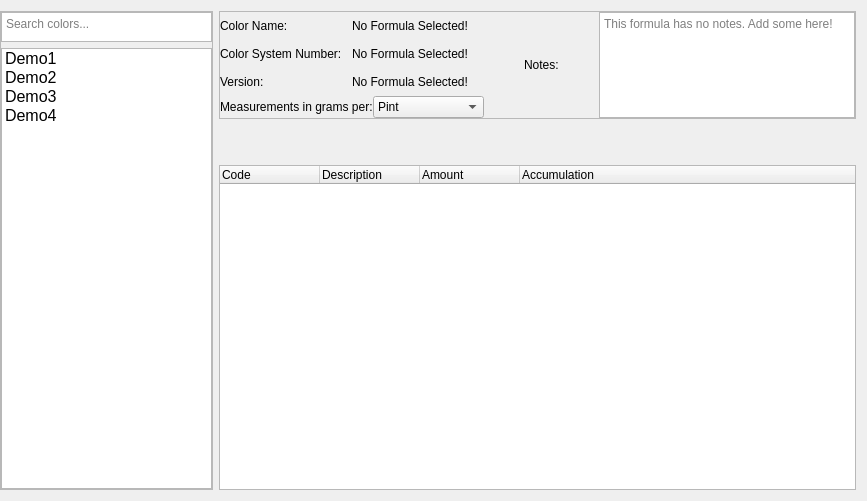
<?xml version="1.0" encoding="UTF-8"?>
<ui version="4.0">
 <class>Form</class>
 <widget class="QWidget" name="Form">
  <property name="geometry">
   <rect>
    <x>0</x>
    <y>0</y>
    <width>867</width>
    <height>501</height>
   </rect>
  </property>
  <property name="windowTitle">
   <string>Form</string>
  </property>
  <layout class="QHBoxLayout" name="horizontalLayout" stretch="1,3">
   <property name="leftMargin">
    <number>0</number>
   </property>
   <item>
    <widget class="QFrame" name="frame">
     <property name="frameShape">
      <enum>QFrame::StyledPanel</enum>
     </property>
     <property name="frameShadow">
      <enum>QFrame::Raised</enum>
     </property>
     <layout class="QVBoxLayout" name="verticalLayout_5">
      <property name="leftMargin">
       <number>0</number>
      </property>
      <property name="topMargin">
       <number>0</number>
      </property>
      <property name="rightMargin">
       <number>0</number>
      </property>
      <property name="bottomMargin">
       <number>0</number>
      </property>
      <item>
       <widget class="QPlainTextEdit" name="searchBox">
        <property name="maximumSize">
         <size>
          <width>16777215</width>
          <height>30</height>
         </size>
        </property>
        <property name="acceptDrops">
         <bool>false</bool>
        </property>
        <property name="verticalScrollBarPolicy">
         <enum>Qt::ScrollBarAlwaysOff</enum>
        </property>
        <property name="horizontalScrollBarPolicy">
         <enum>Qt::ScrollBarAlwaysOff</enum>
        </property>
        <property name="sizeAdjustPolicy">
         <enum>QAbstractScrollArea::AdjustToContents</enum>
        </property>
        <property name="lineWrapMode">
         <enum>QPlainTextEdit::WidgetWidth</enum>
        </property>
        <property name="centerOnScroll">
         <bool>false</bool>
        </property>
        <property name="placeholderText">
         <string>Search colors...</string>
        </property>
       </widget>
      </item>
      <item>
       <widget class="QListWidget" name="formulaList">
        <property name="font">
         <font>
          <family>Segoe UI</family>
          <pointsize>12</pointsize>
          <weight>50</weight>
          <italic>false</italic>
          <bold>false</bold>
         </font>
        </property>
        <property name="styleSheet">
         <string notr="true"/>
        </property>
        <property name="verticalScrollBarPolicy">
         <enum>Qt::ScrollBarAsNeeded</enum>
        </property>
        <property name="horizontalScrollBarPolicy">
         <enum>Qt::ScrollBarAlwaysOff</enum>
        </property>
        <property name="resizeMode">
         <enum>QListView::Adjust</enum>
        </property>
        <property name="currentRow">
         <number>-1</number>
        </property>
        <item>
         <property name="text">
          <string>Demo1</string>
         </property>
        </item>
        <item>
         <property name="text">
          <string>Demo2</string>
         </property>
        </item>
        <item>
         <property name="text">
          <string>Demo3</string>
         </property>
        </item>
        <item>
         <property name="text">
          <string>Demo4</string>
         </property>
        </item>
       </widget>
      </item>
     </layout>
    </widget>
   </item>
   <item>
    <layout class="QVBoxLayout" name="SelectedColor" stretch="1,0,3">
     <item>
      <widget class="QFrame" name="ColorInfo">
       <property name="frameShape">
        <enum>QFrame::StyledPanel</enum>
       </property>
       <property name="frameShadow">
        <enum>QFrame::Raised</enum>
       </property>
       <layout class="QHBoxLayout" name="horizontalLayout_7" stretch="1,0,0,0,0">
        <property name="spacing">
         <number>0</number>
        </property>
        <property name="leftMargin">
         <number>0</number>
        </property>
        <property name="topMargin">
         <number>0</number>
        </property>
        <property name="rightMargin">
         <number>0</number>
        </property>
        <property name="bottomMargin">
         <number>0</number>
        </property>
        <item>
         <layout class="QVBoxLayout" name="colorAttributes" stretch="1,1,1,1">
          <item>
           <layout class="QHBoxLayout" name="nameinfo">
            <item>
             <widget class="QLabel" name="colorNameLabel">
              <property name="text">
               <string>Color Name:</string>
              </property>
             </widget>
            </item>
            <item>
             <widget class="QLabel" name="colorNameLarge">
              <property name="text">
               <string>No Formula Selected!</string>
              </property>
             </widget>
            </item>
           </layout>
          </item>
          <item>
           <layout class="QHBoxLayout" name="numinfo">
            <item>
             <widget class="QLabel" name="colorNumberLabel">
              <property name="text">
               <string>Color System Number:</string>
              </property>
             </widget>
            </item>
            <item>
             <widget class="QLabel" name="colorNumLarge">
              <property name="text">
               <string>No Formula Selected!</string>
              </property>
             </widget>
            </item>
           </layout>
          </item>
          <item>
           <layout class="QHBoxLayout" name="vinfo">
            <item>
             <widget class="QLabel" name="colorVersionLabel">
              <property name="text">
               <string>Version:</string>
              </property>
             </widget>
            </item>
            <item>
             <widget class="QLabel" name="colorVersionLarge">
              <property name="text">
               <string>No Formula Selected!</string>
              </property>
             </widget>
            </item>
           </layout>
          </item>
          <item>
           <layout class="QHBoxLayout" name="measureoptions">
            <item>
             <widget class="QLabel" name="label_3">
              <property name="text">
               <string>Measurements in grams per:</string>
              </property>
             </widget>
            </item>
            <item>
             <widget class="QComboBox" name="measurementSelector">
              <property name="currentIndex">
               <number>5</number>
              </property>
              <item>
               <property name="text">
                <string>Gallon</string>
               </property>
              </item>
              <item>
               <property name="text">
                <string>3/4 Gallon</string>
               </property>
              </item>
              <item>
               <property name="text">
                <string>1/2 Gallon</string>
               </property>
              </item>
              <item>
               <property name="text">
                <string>Quart</string>
               </property>
              </item>
              <item>
               <property name="text">
                <string>3/4 Quart</string>
               </property>
              </item>
              <item>
               <property name="text">
                <string>Pint</string>
               </property>
              </item>
             </widget>
            </item>
           </layout>
          </item>
         </layout>
        </item>
        <item>
         <spacer name="horizontalSpacer">
          <property name="orientation">
           <enum>Qt::Horizontal</enum>
          </property>
          <property name="sizeHint" stdset="0">
           <size>
            <width>40</width>
            <height>20</height>
           </size>
          </property>
         </spacer>
        </item>
        <item>
         <widget class="QLabel" name="label">
          <property name="text">
           <string>Notes:</string>
          </property>
         </widget>
        </item>
        <item>
         <spacer name="horizontalSpacer_2">
          <property name="orientation">
           <enum>Qt::Horizontal</enum>
          </property>
          <property name="sizeHint" stdset="0">
           <size>
            <width>40</width>
            <height>20</height>
           </size>
          </property>
         </spacer>
        </item>
        <item>
         <widget class="QTextEdit" name="notesBox">
          <property name="placeholderText">
           <string>This formula has no notes. Add some here!</string>
          </property>
         </widget>
        </item>
       </layout>
      </widget>
     </item>
     <item>
      <spacer name="verticalSpacer">
       <property name="orientation">
        <enum>Qt::Vertical</enum>
       </property>
       <property name="sizeHint" stdset="0">
        <size>
         <width>20</width>
         <height>40</height>
        </size>
       </property>
      </spacer>
     </item>
     <item>
      <widget class="QTableWidget" name="makeupTable">
       <property name="sizeAdjustPolicy">
        <enum>QAbstractScrollArea::AdjustIgnored</enum>
       </property>
       <property name="selectionMode">
        <enum>QAbstractItemView::NoSelection</enum>
       </property>
       <property name="gridStyle">
        <enum>Qt::DotLine</enum>
       </property>
       <property name="sortingEnabled">
        <bool>false</bool>
       </property>
       <attribute name="horizontalHeaderVisible">
        <bool>true</bool>
       </attribute>
       <attribute name="horizontalHeaderCascadingSectionResizes">
        <bool>false</bool>
       </attribute>
       <attribute name="horizontalHeaderStretchLastSection">
        <bool>true</bool>
       </attribute>
       <attribute name="verticalHeaderVisible">
        <bool>false</bool>
       </attribute>
       <attribute name="verticalHeaderCascadingSectionResizes">
        <bool>false</bool>
       </attribute>
       <attribute name="verticalHeaderHighlightSections">
        <bool>true</bool>
       </attribute>
       <attribute name="verticalHeaderShowSortIndicator" stdset="0">
        <bool>false</bool>
       </attribute>
       <attribute name="verticalHeaderStretchLastSection">
        <bool>false</bool>
       </attribute>
       <column>
        <property name="text">
         <string>Code</string>
        </property>
        <property name="textAlignment">
         <set>AlignLeading|AlignVCenter</set>
        </property>
       </column>
       <column>
        <property name="text">
         <string>Description</string>
        </property>
        <property name="textAlignment">
         <set>AlignLeading|AlignVCenter</set>
        </property>
       </column>
       <column>
        <property name="text">
         <string>Amount</string>
        </property>
        <property name="textAlignment">
         <set>AlignLeading|AlignVCenter</set>
        </property>
       </column>
       <column>
        <property name="text">
         <string>Accumulation</string>
        </property>
        <property name="textAlignment">
         <set>AlignLeading|AlignVCenter</set>
        </property>
       </column>
      </widget>
     </item>
    </layout>
   </item>
  </layout>
 </widget>
 <resources/>
 <connections/>
</ui>
